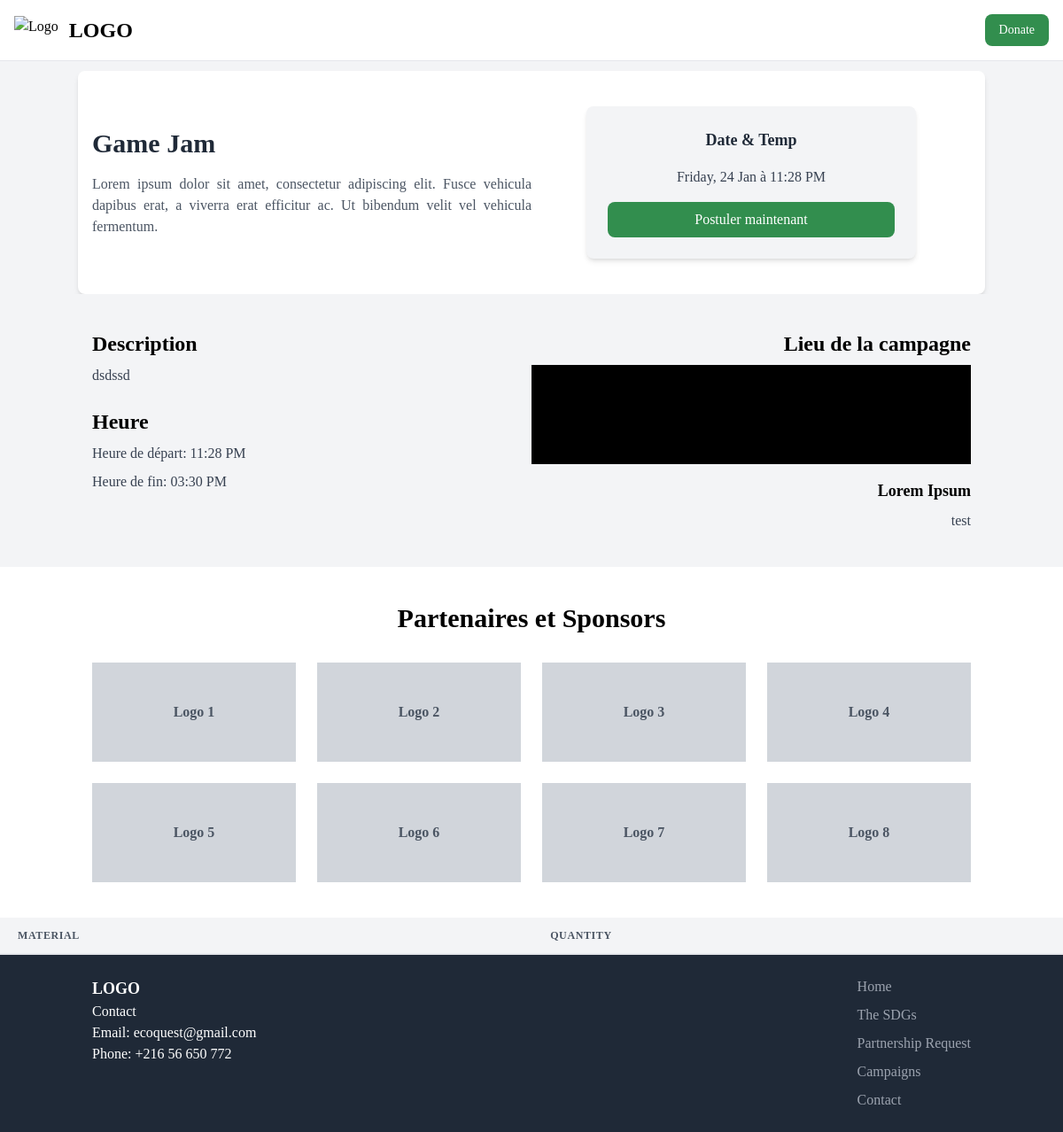
The page /Main/eventDetail.php?eventID=0 on the database as committed earlier.
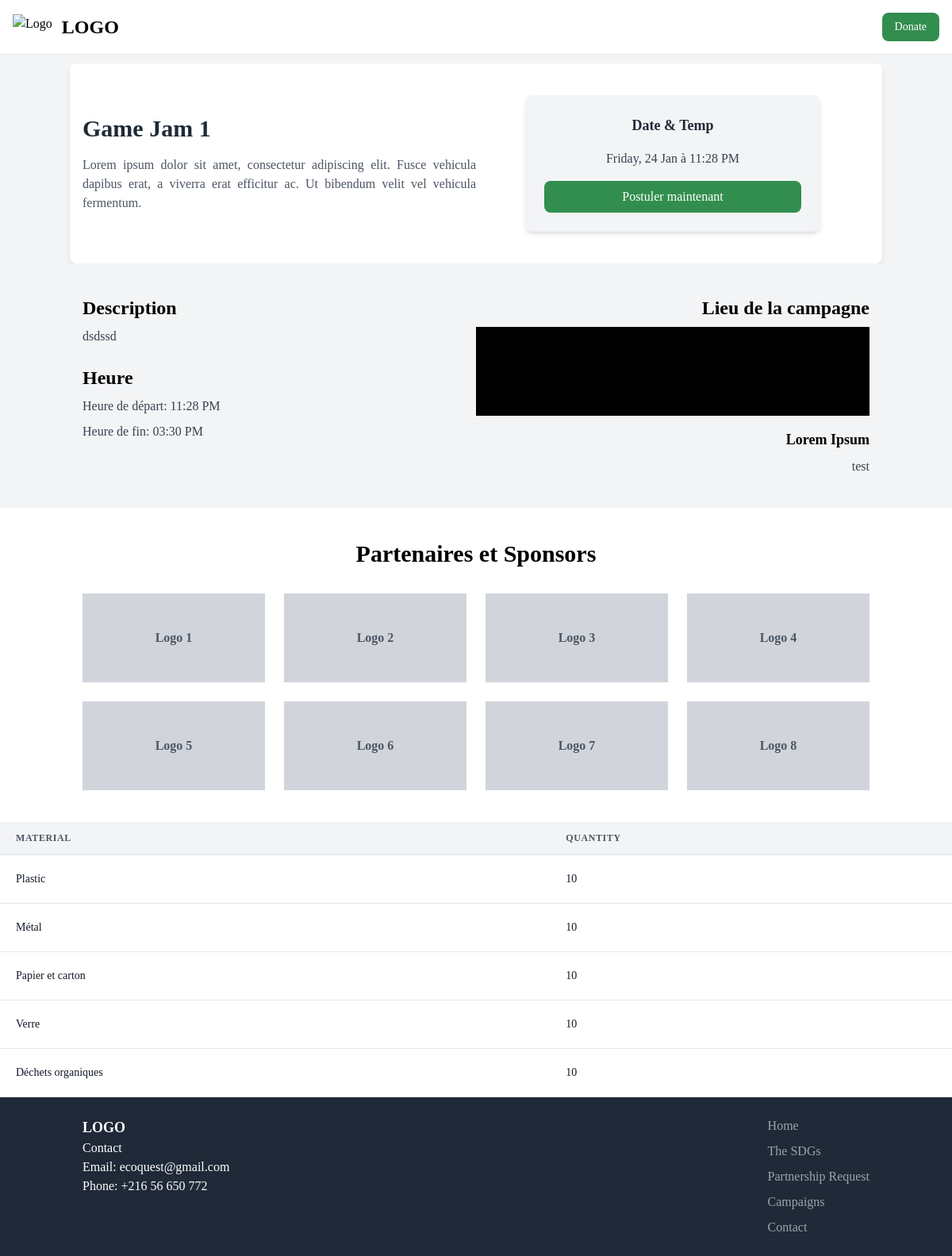
The same page on the database as committed later.
### tables this page shows
CREATE TABLE `evenements` (
  `IDevent` int(11) NOT NULL,
  `Nom` varchar(20) NOT NULL,
  `Description` varchar(1000) NOT NULL,
  `Location` varchar(100) NOT NULL,
  `Date` date NOT NULL,
  `startTime` time NOT NULL,
  `endTime` time NOT NULL,
  `eventType` varchar(20) NOT NULL,
  `Status` varchar(20) NOT NULL,
  `eventImage` varchar(20) NOT NULL,
  `trash` float NOT NULL
);

CREATE TABLE `eventmaterials` (
  `idcol` int(11) NOT NULL,
  `idmat` int(11) NOT NULL,
  `idevent` int(11) NOT NULL,
  `nommat` varchar(100) NOT NULL,
  `qty` decimal(10,0) NOT NULL
);

### Main/eventDetail.php (the view, shortened to what the changed rows need)
<!DOCTYPE html>
<html lang="en">
<head>
<link rel="stylesheet" href="Main.css">
    <script src="https://cdn.tailwindcss.com"></script>
</head>
<body class="bg-gray-100">
    <main class="container mx-auto mt-20 px-4 py-10 bg-white shadow-md rounded-lg">
        <div class="flex flex-col md:flex-row items-center justify-between space-y-8 md:space-y-0">
            <div class="w-full md:w-1/2 space-y-4">
                <?php
                include "conn.php";
                $eventID=$_GET['eventID'];
                $req="select Nom, Description, Status, Location, DATE_FORMAT(Date, '%b') as month, DATE_FORMAT(Date, '%d') as day, DAYNAME(Date) as dayName, DATE_FORMAT(startTime, '%h:%i %p') as startTime, DATE_FORMAT(endTime, '%h:%i %p') as endTime from evenements where IDevent=$eventID";
                $res=mysqli_query($conn, $req);
                while($row=mysqli_fetch_assoc($res)) {
                    $nom=$row["Nom"];
                    $Description=$row["Description"];
                    $Location=$row['Location'];
                    $status=$row['Status'];
                }
                ?>
                <h1 class="text-3xl font-bold text-gray-800"><?php echo($nom); ?></h1>
                <p class="text-gray-600 text-justify">
                    Lorem ipsum dolor sit amet, consectetur adipiscing elit. Fusce vehicula dapibus erat, a viverra erat efficitur ac. Ut bibendum velit vel vehicula fermentum.
                </p>
            </div>
            <div class="w-full md:w-1/2 flex justify-center">
                <div class="bg-gray-100 p-6 rounded-lg shadow-md w-full md:w-3/4">
                    <h2 class="text-lg font-semibold text-gray-800 text-center mb-4">Date & Temp</h2>
                </div>
            </div>
        </div>
    </main>
<section class="bg-gray-100 py-10">
    <div class="container mx-auto px-4 flex flex-col md:flex-row justify-between items-start space-y-6 md:space-y-0">
        <div class="md:w-1/2 space-y-6">
            <div>
                <h2 class="text-2xl font-bold mb-2">Description</h2>
                <div class="flex items-start justify-between">
                    <p class="text-gray-700 text-justify flex-1">
                    <?php echo($Description); ?>
                    </p>
                </div>
            </div>
            <div class="mt-4">
                <h2 class="text-2xl font-bold mb-2">Heure</h2>
            </div>
        </div>
        <div class="md:w-1/2 text-right">
            <h2 class="text-2xl font-bold mb-2">Lieu de la campagne</h2>
            <div class="bg-black h-28 w-full mb-4"></div>
            <h3 class="text-lg font-bold mb-2">Lorem Ipsum</h3>
            <p class="text-gray-700">
            <?php echo($Location); ?>
            </p>
        </div>
    </div>
</section>
    <section class="bg-white py-10">
        <div class="container mx-auto px-4">
            <h2 class="text-3xl font-bold text-center mb-8">Partenaires et Sponsors</h2>
        </div>
    </section>
       <?php
        if($status=='Upcoming'){
       ?>
      <section class="bg-white py-10">
        <div class="container mx-auto px-4">
          <h2 class="text-2xl font-bold mb-6 text-center">Tableau des équipes</h2>
          <div class="team-table">
            <div class="team-column">
              <div class="team-header">Équipe A</div>
              <?php
                $req2="select DISTINCT Nom from utilisateur u, participants p where u.ID=p.idutilsateur and idevent = '$eventID' and team='A'";
                $participants=mysqli_query($conn,$req2);
                while($row=mysqli_fetch_assoc($participants)){
                    echo('<div class="team-row">'.$row['Nom'].'</div>');
                }
              ?>
            </div>
            <div class="team-column">
              <div class="team-header">Équipe B</div>
              <?php
                $req3="select DISTINCT Nom from utilisateur u, participants p where u.ID=p.idutilsateur and idevent = '$eventID' and team='B'";
                $participants1=mysqli_query($conn,$req3);
                while($row3=mysqli_fetch_assoc($participants1)){
                    echo('<div class="team-row">'.$row3['Nom'].'</div>');
                }
              ?>
            </div>
          </div>
        </div>
      </section>
      <?php
        }else{
      ?>
      <section>
      <table class="min-w-full leading-normal">
                            <thead>
                                <tr>
                                    <th
                                        class="px-5 py-3 border-b-2 border-gray-200 bg-gray-100 text-left text-xs font-semibold text-gray-600 uppercase tracking-wider">
                                        Material
                                    </th>
                                    <th
                                        class="px-5 py-3 border-b-2 border-gray-200 bg-gray-100 text-left text-xs font-semibold text-gray-600 uppercase tracking-wider">
                                        Quantity
                                    </th>
                                </tr>
                            </thead>
                            <tbody>
                                <?php
                                $getMatReq="select * from eventmaterials where idevent='$eventID'";
                                $getMatRes=mysqli_query($conn, $getMatReq);
                                while($mats=mysqli_fetch_assoc($getMatRes)) {
                                    echo('<tr>
                                    <td class="px-5 py-5 border-b border-gray-200 bg-white text-sm">
                                        <div class="flex items-center">
                                            <div class="">
                                                <p class="text-gray-900 whitespace-no-wrap">'
                                                    .$mats["nommat"].'
                                                </p>
                                            </div>
                                        </div>
                                    </td>
                                    <td class="px-5 py-5 border-b border-gray-200 bg-white text-sm">
                                        <p class="text-gray-900 whitespace-no-wrap">'
                                                    .$mats["qty"].'</p>
                                    </td>
                                </tr>');
                                }
                                ?>
                            </tbody>
                        </table>
      </section>
    <?php
        }
    ?>
</body>
</html>

Rows that differ between the two databases and show on the page:
changed evenements "dsdssd": Nom "Game Jam" → "Game Jam 1"; Status "done" → "Done" (drawn)
added eventmaterials: nommat "Plastic", qty "10"
added eventmaterials: nommat "Métal", qty "10"
added eventmaterials: nommat "Papier et carton", qty "10"
added eventmaterials: nommat "Verre", qty "10"
added eventmaterials: nommat "Déchets organiques", qty "10"
